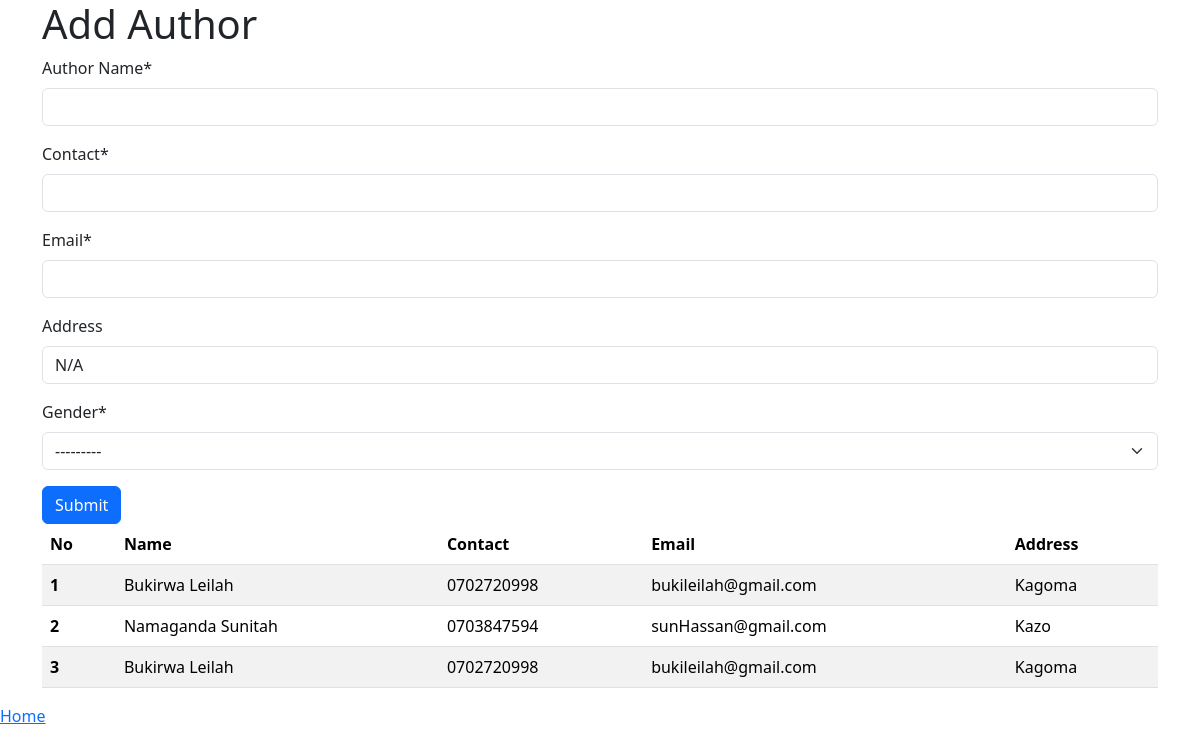
/add_author/, run on the app's committed database.
### blog/models.py (models this page shows)
class Authors(models.Model):
    GENDER_OPTIONS = [
        ("M", "Male"),
        ("F", "Female")
    ]
    name = models.CharField(max_length=50, verbose_name="Author Name")
    contact = models.CharField(max_length=10)
    email = models.EmailField(max_length=255)
    address = models.CharField(max_length=100, null=True, blank=True, default="N/A")
    gender = models.CharField(max_length=2, choices=GENDER_OPTIONS)

### blog/views.py (the view)
# urls.py: path('add_author/', add_author_form, name='add_author_page'),
def add_author_form(request):
    message = ''
    if request.method == "POST":
        author_form = AuthorForm(request.POST)
        if author_form.is_valid():
            author_form.save()
            message = 'Author added successfully'
    else:
        author_form = AuthorForm()
    author = Authors.objects.all()
    context = {
        'forms' : author_form,
        'msg' : message,
        'author' : author
    }
    return render(request, 'add_author.html', context)

### blog/forms.py
class AuthorForm(ModelForm):
    class Meta:
        model = Authors
        fields = '__all__'

### blog/templates/add_author.html (shortened to what this page needs)
<!DOCTYPE html>
<html lang="en">
    {% load static %}
    {% load crispy_forms_tags %}
<head>
    <link rel="stylesheet" href="{% static 'css/bootstrap.min.css' %}">
</head>
<body>
    <div class="container">
        <h1>Add Author</h1>
        <form method="POST">
            {{forms|crispy}}
            <input type="submit" class="btn btn-primary">
        </form>
        <table class="table table-striped">
            <thead>
                <tr>
                    <th scope="col">No</th>
                    <th scope="col">Name</th>
                    <th scope="col">Contact</th>
                    <th scope="col">Email</th>
                    <th scope="col">Address</th>
                </tr>
            </thead>
            <tbody>
                {% for author in author %}
                    <tr>
                        <th scope="row">{{author.id}}</th>
                        <td>{{author.name}}</td>
                        <td>{{author.contact}}</td>
                        <td>{{author.email}}</td>
                        <td>{{author.address}}</td>
                    </tr>
                {% endfor %}
            </tbody>
        </table>
    </div>
    <a href="{% url 'index_page' %}">Home</a>
</body>
</html>

### data on the page
Authors: id "1", name "Bukirwa Leilah", contact "0702720998", email "bukileilah@gmail.com", address "Kagoma"
Authors: id "2", name "Namaganda Sunitah", contact "0703847594", email "sunHassan@gmail.com", address "Kazo"
Authors: id "3", name "Bukirwa Leilah", contact "0702720998", email "bukileilah@gmail.com", address "Kagoma"
